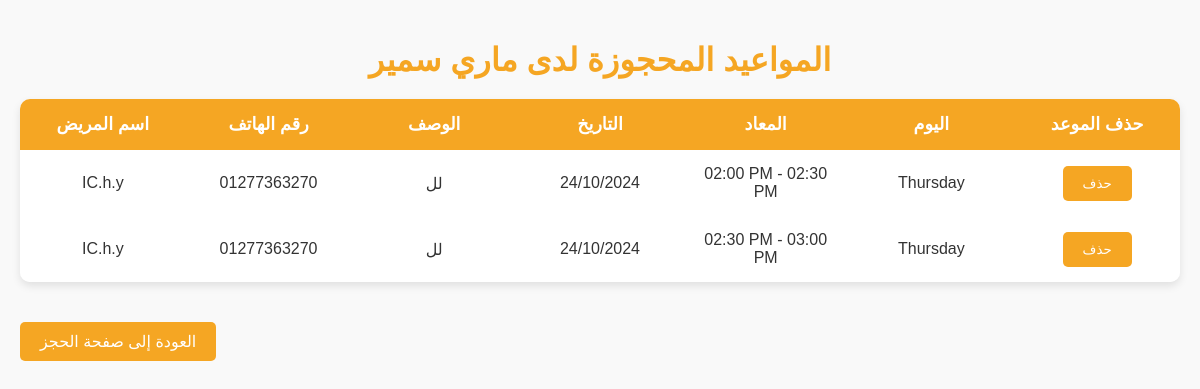
Screenshot of /doctor/1/appointments with the database file from the repository.
### app.py (models this page shows)
class Doctor(db.Model):
    id = db.Column(db.Integer, primary_key=True)
    name = db.Column(db.String(100), nullable=False)
    email = db.Column(db.String(100), nullable=False)
    schedules = db.relationship('DoctorSchedule', backref='doctor', lazy=True)

class Appointment(db.Model):
    id = db.Column(db.Integer, primary_key=True)
    doctor_id = db.Column(db.Integer, db.ForeignKey('doctor.id'), nullable=False)
    patient_name = db.Column(db.String(100), nullable=False)
    patient_phone = db.Column(db.String(20), nullable=False)
    appointment_start_time = db.Column(db.Time, nullable=False)
    appointment_end_time = db.Column(db.Time, nullable=False)
    description = db.Column(db.String(200))
    day = db.Column(db.String(20), nullable=False)
    week_offset = db.Column(db.Integer, nullable=True)
    appointment_date = db.Column(db.Date, nullable=False)  #

### app.py (the view)
@app.route('/doctor/<int:doctor_id>/appointments')
def view_appointments(doctor_id):
    doctor = Doctor.query.get_or_404(doctor_id)
    appointments = Appointment.query.filter_by(doctor_id=doctor_id).all()
    return render_template('view_appointments.html', doctor=doctor, appointments=appointments)

### Templates/view_appointments.html (shortened to what this page needs)
<!DOCTYPE html>
<html lang="ar">
<head>
</head>
<body>
    <h1>المواعيد المحجوزة لدى {{ doctor.name }}</h1>
    {% if appointments %}
        <table>
            <thead>
                <tr>
                    <th data-label="اسم المريض">اسم المريض</th>
                    <th data-label="رقم الهاتف">رقم الهاتف</th>
                    <th data-label="الوصف">الوصف</th>
                    <th data-label="التاريخ">التاريخ</th>
                    <th data-label="المعاد">المعاد</th>
                    <th data-label="اليوم">اليوم</th>
                    <th data-label="حذف الموعد">حذف الموعد</th>
                </tr>
            </thead>
            <tbody>
                {% for appointment in appointments %}
                    <tr>
                        <td data-label="اسم المريض">{{ appointment.patient_name }}</td>
                        <td data-label="رقم الهاتف">{{ appointment.patient_phone }}</td>
                        <td data-label="الوصف">{{ appointment.description }}</td>
                        <td data-label="التاريخ">{{ appointment.appointment_date.strftime('%d/%m/%Y') }}</td>
                        <td data-label="المعاد">{{ appointment.appointment_start_time.strftime('%I:%M %p') }} - {{ appointment.appointment_end_time.strftime('%I:%M %p') }}</td>
                        <td data-label="اليوم">{{ appointment.day }}</td>
                        <td data-label="حذف الموعد">
                            <form action="{{ url_for('delete_appointment', appointment_id=appointment.id) }}" method="POST">
                                <button type="submit">حذف</button>
                            </form>
                        </td>
                    </tr>
                {% endfor %}
            </tbody>
        </table>
    {% else %}
        <p>لا توجد مواعيد محجوزة حالياً.</p>
    {% endif %}
    <a href="{{ url_for('book', doctor_id=doctor.id) }}">العودة إلى صفحة الحجز</a>
</body>
</html>

### Templates/view_appointments.html (style rules this page uses)
body { font-family: 'Cairo', sans-serif; background-color: #f9f9f9; color: #333; margin: 0; padding: 20px; }
h1 { text-align: center; color: #f5a623; margin-bottom: 20px; }
table { width: 100%; border-collapse: collapse; background-color: #fff; box-shadow: 0 4px 8px rgba(0, 0, 0, 0.1); border-radius: 10px; overflow: hidden; margin-bottom: 20px; table-layout: fixed; }
th, td { padding: 15px; text-align: center; word-wrap: break-word; }
th { background-color: #f5a623; color: #fff; font-size: 1.1em; }
td { background-color: #fff; color: #333; }
button { background-color: #f5a623; color: #fff; border: none; padding: 10px 20px; border-radius: 5px; cursor: pointer; transition: background-color 0.3s ease; }
a { display: inline-block; margin-top: 20px; text-decoration: none; background-color: #f5a623; color: #fff; padding: 10px 20px; border-radius: 5px; transition: background-color 0.3s ease; }

### rows the page displays
Doctor: name "ماري سمير"
Appointment: patient_name "IC.h.y", patient_phone "01277363270", description "لل", appointment_date "24/10/2024", appointment_start_time "02:00 PM", appointment_end_time "02:30 PM", day "Thursday"
Appointment: patient_name "IC.h.y", patient_phone "01277363270", description "لل", appointment_date "24/10/2024", appointment_start_time "02:30 PM", appointment_end_time "03:00 PM", day "Thursday"
